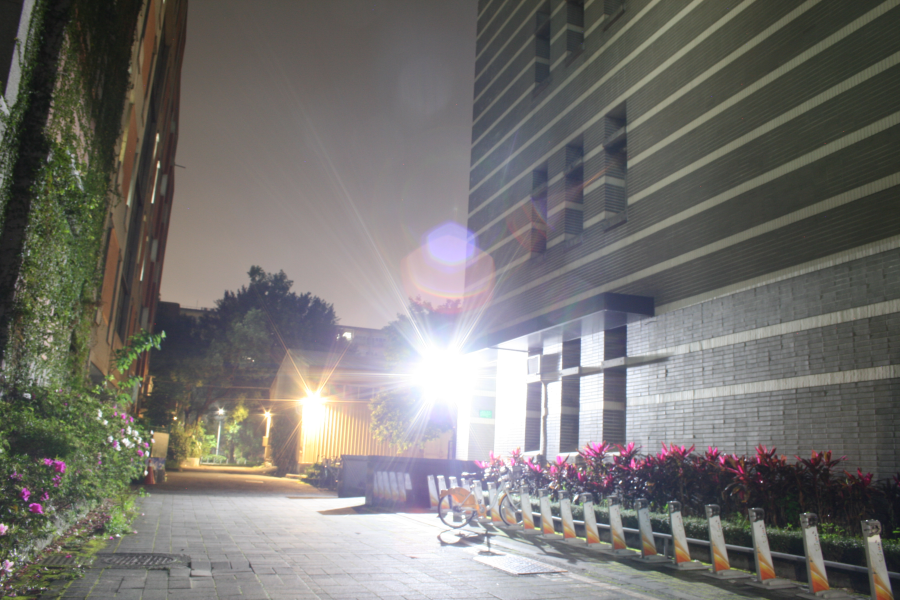
#> input picture images2/1.png, 900 x 600 px; its folder holds 4 pictures in this run; the run also reads 1 picture not shown here
$ python Robertson.py
#> lines starting #> are read from the running program, lines starting #| are printed output that depends on the picture
import os
os.environ["OPENCV_IO_ENABLE_OPENEXR"] = "1"
import argparse
import math
import numpy as np
import cv2 as cv

parser = argparse.ArgumentParser()
parser.add_argument("-P", "--numpictures", type=int, help="(int) Number of source images", default=18)
#parser.add_argument("-N", "--numpoints", type=int, help="(int) Number of sample points", default=25)
parser.add_argument("-w", "--wfunction", type=int, help="(int) Which weighting function to use, 1: triangle, 2: gaussian", default=1)
args = parser.parse_args()

def optimize_e(E, images, w, g, dt):
    P, M, N, D = images.shape
    for m in range(M):
        for n in range(N):
            for d in range(D):
                numerator = 0.
                denominator = 0.
                for j in range(P):
                    numerator += w[images[j, m, n, d]] * g[d, images[j, m, n, d]] * dt[j]
                    denominator += w[images[j, m, n, d]] * math.pow(dt[j], 2)
                E[m, n, d] = numerator / (denominator + 1e-8)

def optimize_g(E, images, g, dt):
    for d in range(3):
        for i in range(256):
            irradiance = 0.
            Em = np.asarray(images[:, :, :, d] == i).nonzero()
            num = Em[0].shape[0]
            if num == 0:
                continue
            for k in range(num):
                j = Em[0][k]
                m = Em[1][k]
                n = Em[2][k]
                #d = Em[3][k]
                irradiance += E[m, n, d] * dt[j]
            g[d, i] = irradiance / num
        g[d] /= g[d, 128]

def oneiter(E, images, w, g, dt):
    optimize_e(E, images, w, g, dt)
    optimize_g(E, images, g, dt)

if __name__ == '__main__':
    #initialize
    P = args.numpictures
    shutter_speed = np.array([0.03125, 0.0625, 0.125, 0.25, 0.5, 1, 2, 4, 8, 16, 32, 64, 128, 256, 512, 1024, 2048, 4096])
    exposure_time = np.reciprocal(shutter_speed)
    w1 = np.zeros(256)
    for z in range(256):
        if z < 128:
            w1[z] = z
        else:
            w1[z] = 255 - z
    w1 = w1 / 127
    w2 = np.array([math.exp(-4 * math.pow(x - 127.5, 2) / math.pow(127.5, 2)) for x in range(-128, 128)])
    if args.wfunction == 1:
        w = w1
    else:
        w = w2
    x = np.arange(256, dtype=float)
    x = x * 1000000 / 255
    g = np.stack([x, x, x], axis=0)
    #I/O
    images = np.stack([cv.imread(f"./images2/{j}.png") for j in range(1, P+1)], axis=0)
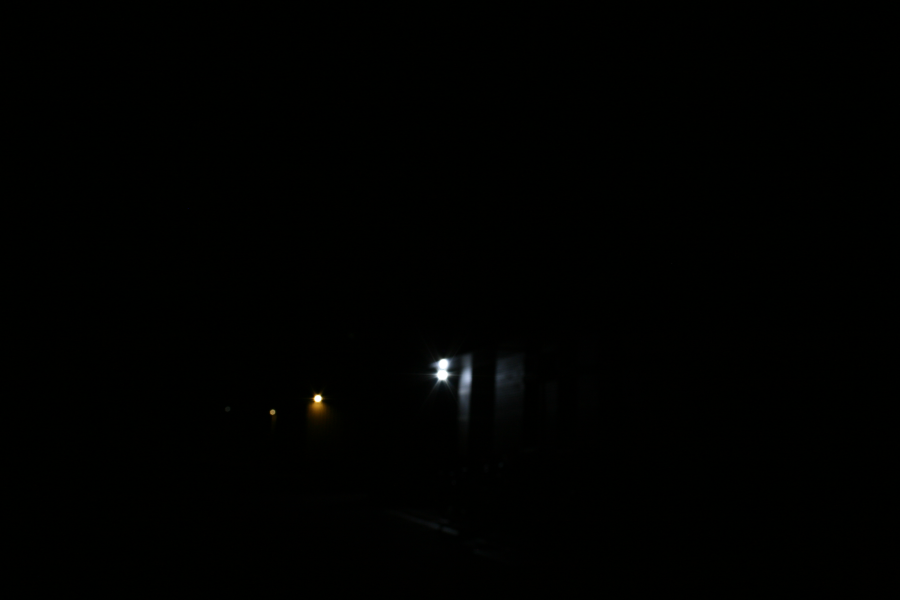
#> input picture images2/10.png, 900 x 600 px
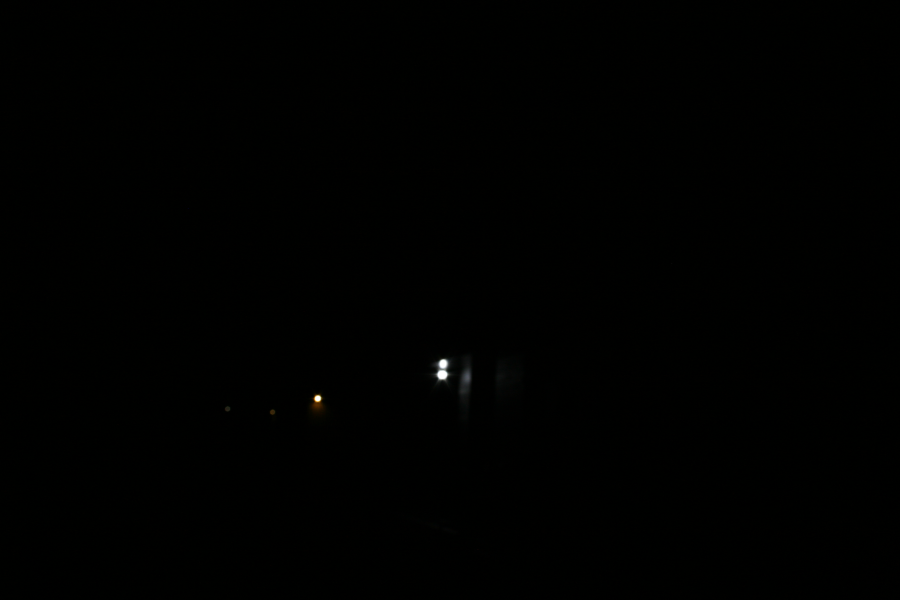
#> input picture images2/12.png, 900 x 600 px
#> (the run stopped early here; a loop or call above may not have finished)
